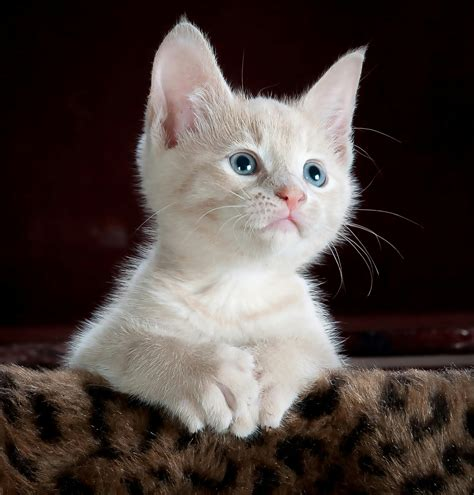
#> input picture pic1.jpg, 474 x 495 px
$ python main.py
#> lines starting #> are read from the running program, lines starting #| are printed output that depends on the picture
import os

try:
    import cv2
except:
    os.system("pip install opencv-python")
    os.system("pip install opencv-contrib-python")
    os.system("pip install cv2")
    import cv2

img_path = "pic1.jpg"

output_folder = "results"
output_filename = "sketch_image.png"

# Make sure the output directory exists
if not os.path.exists(output_folder):
    os.makedirs(output_folder)

output_path = os.path.join(output_folder, output_filename)

image = cv2.imread(img_path)
#> image is the input picture: shape (495, 474, 3); mean B, G, R 63.2, 66.9, 77.5

if image is None:
    print("Error: Unable to load image. Please check the file path.")
else:
    gray_image = cv2.cvtColor(image, cv2.COLOR_BGR2GRAY)
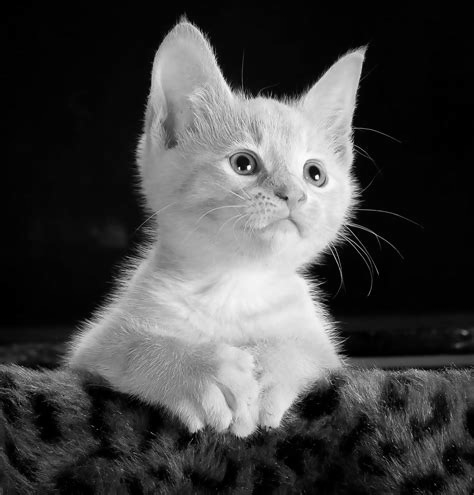
#> gray_image: shape (495, 474); min 0, max 254, mean 69.6
    inverted = 255 - gray_image
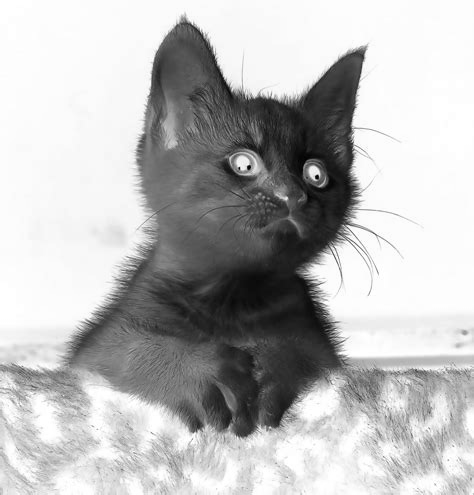
#> inverted: shape (495, 474); min 1, max 255, mean 185.4
    blur = cv2.GaussianBlur(inverted, (21, 21), 0)
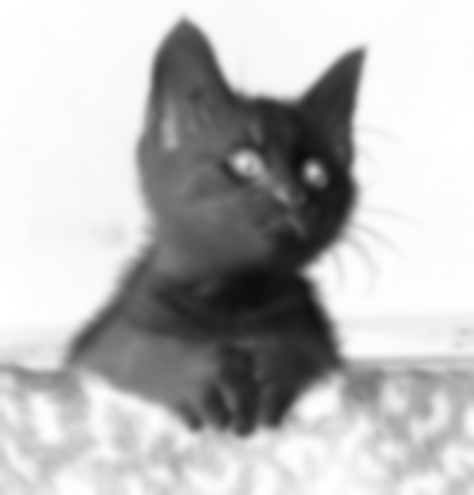
#> blur: shape (495, 474); min 12, max 255, mean 185.4
    inverted_blur = 255 - blur
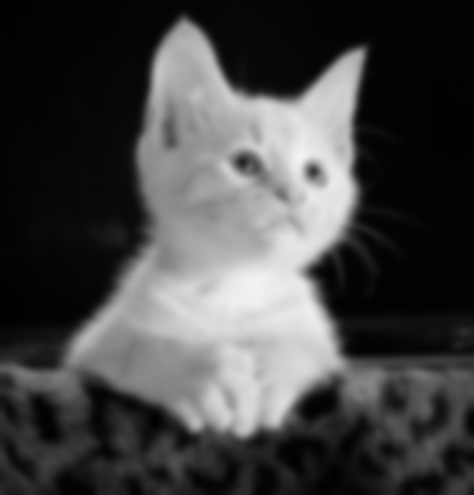
#> inverted_blur: shape (495, 474); min 0, max 243, mean 69.6
    sketch = cv2.divide(gray_image, inverted_blur, scale=256.0)
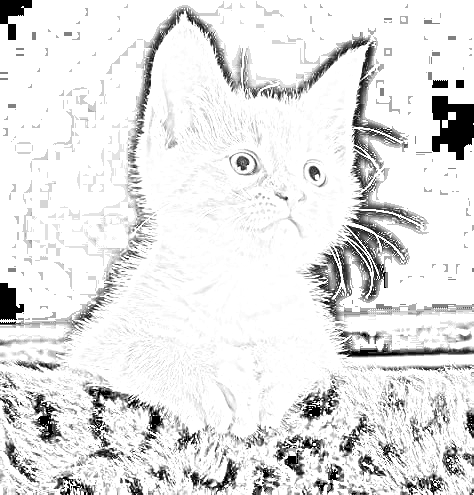
#> sketch: shape (495, 474); min 0, max 255, mean 227.8
    cv2.imwrite(output_path, sketch)
    print(f"Sketch image saved to {output_path}")
    cv2.imshow("Sketch Image", sketch)
    cv2.waitKey(0)
    cv2.destroyAllWindows()
